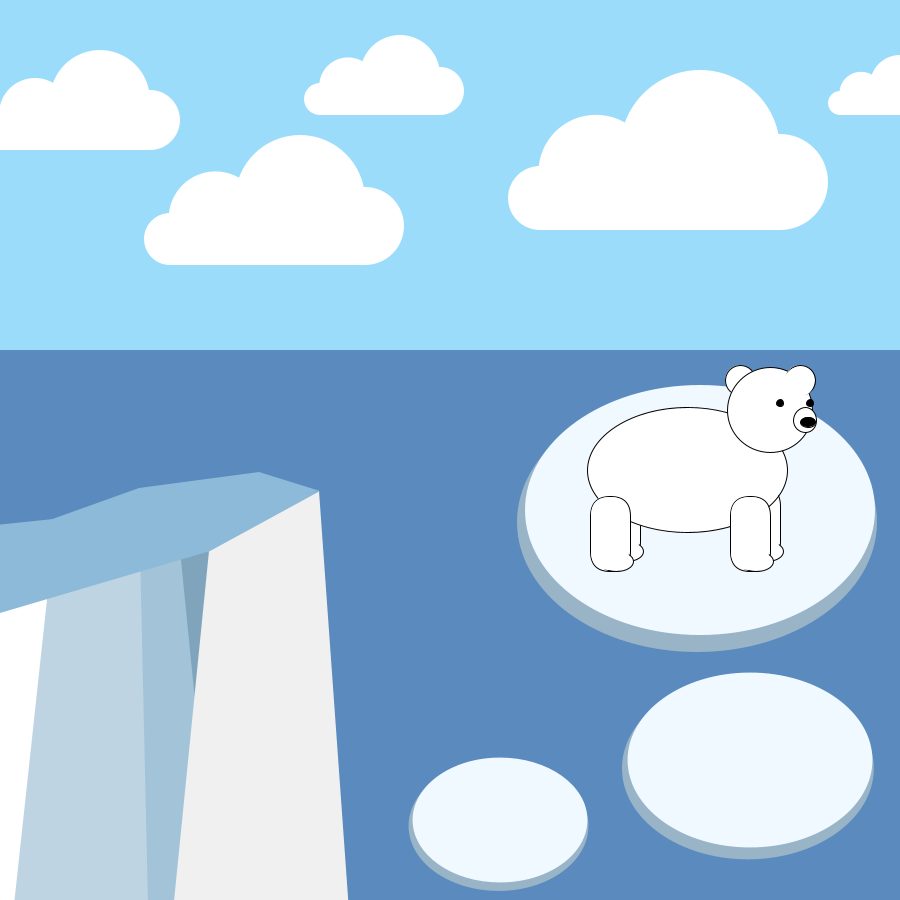
Frame 1 (no input)
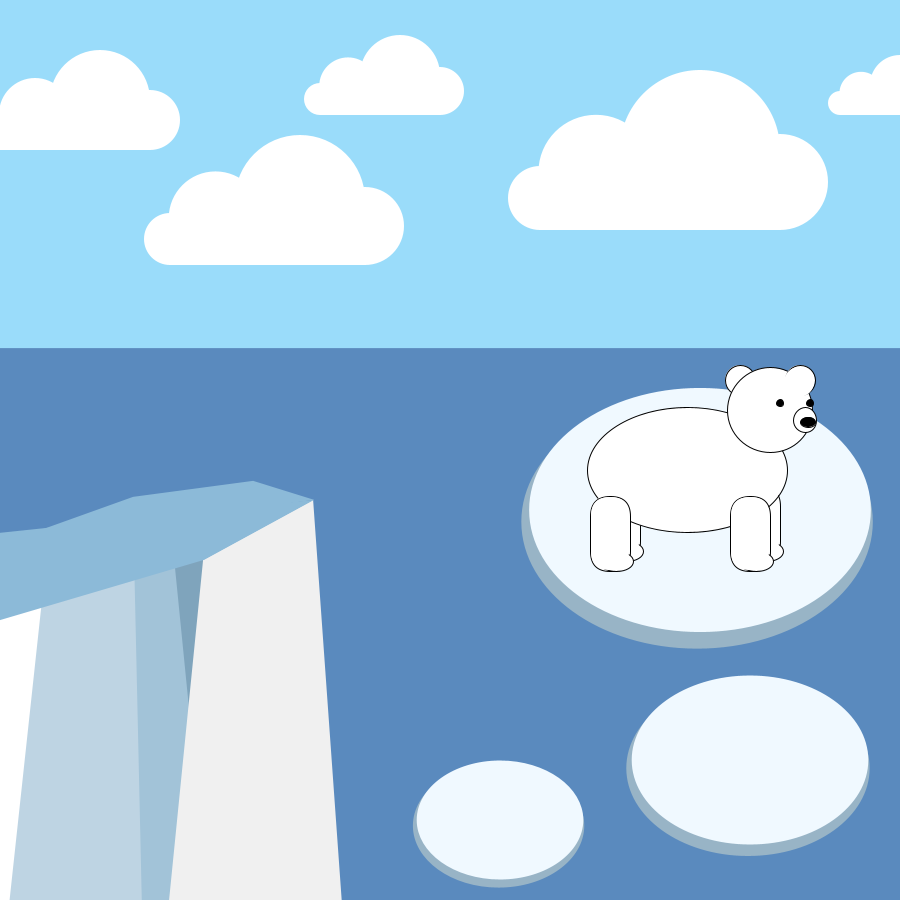
Frame 60 (the mouse pressed at the canvas centre just before this capture)
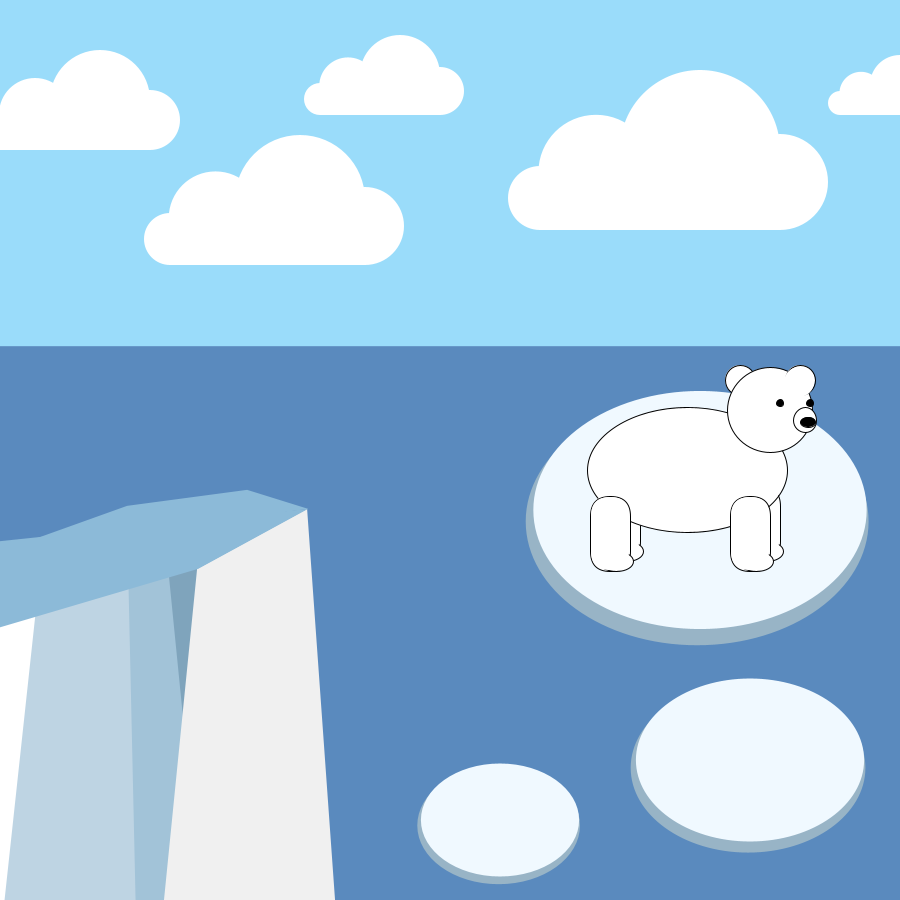
Frame 120 (the mouse held since frame 60 and released just before this capture)

The Processing sketch that drew these frames (run headless with seeded random() and noise(); from frame 60 on, the mouse is pressed at the canvas centre):

// Processing sketch: Hopes_or_Fears_Project
// ── Hopes_or_Fears_Project.pde
float x;
int y;
float bigice = 1;
float bigbear = 1;
float bigcloud = 1;
float bergx = 1;
float bergy = 1;
float waterlevel;
float icesize1 = 1;
float icedecrease = 0.0004;
float icesize2 = 0.7;
float icesize3 = 0.5;
float bearexistance = 1;

void setup() {
size(900, 900);
background(154, 220, 250);
fill(90, 138, 190);
rect(0, 350, 900, 550);
noStroke();
}

void draw() {
  background(154, 220, 250);
  fill(90, 138, 190);
  rect(0, 350-waterlevel, 900, 1200);
  ice(700, 510, icesize1);
  waterlevel = waterlevel + 0.032;
  icesize1 = icesize1 - icedecrease;
  if (icesize1 < 0.6){
    icedecrease = 0;
    bearexistance = 0;
    waterbear(472, 505);
  }
  icesize2 = icesize2 - 0.0004;
  if (icesize2 < 0.05){
    icesize2 = 0;
  }
  icesize3 = icesize3 - 0.0004;
  if (icesize3 < 0.05){
    icesize3 = 0;
  }
  bear(680, 470, bearexistance);
  ice(750, 760, icesize2);
  ice(500, 820, icesize3);
  cloud(100, 100, 1);
  cloud(300, 200, 1.3);
  cloud(400, 75, 0.8);
  cloud(700, 150, 1.6);
  cloud(900, 85, 0.6);
  iceberg(bergx, bergy);
  bergx = bergx + 0.1;
  bergy = bergy + 0.15;
}

void iceberg(float bergx, float bergy){
pushMatrix();
translate(140 - bergx, 650 + bergy);
//leftmost shadow
rect(-200, -100, 150, 500);
//light shadow
fill(190, 212, 227);
quad(10, -102, 15, 300, -130, 300, -90, -70);
//lighter shadow
fill(162, 195, 216);
quad(61, -101, 1, -101, 10, 300, 61, 300);
//dark shadow
fill(127, 164, 188);
triangle(71, -101, 41, -101, 71, 200);
//white bottom
fill(240);
quad(180, -160, 70, -100, 20, 400, 220, 400);  
//top
fill(140, 186, 216);
quad(181, -160, 71, -100, -200, -20, -200, -120); 
quad(181, -160, 120, -179, 0, -163, -120, -120);
noStroke();
popMatrix();
}

void ice (float x, float y, float bigice) {
  
  noStroke();
  pushMatrix();
  translate(x, y);
  scale(bigice);
//shadow
  fill(152, 180, 198);
  ellipse(-3, 12, 360, 260);
//ice
  fill(240, 249, 255);
  ellipse(0, 0, 350, 250);
  popMatrix();
}



void bear(float x, float y, float bigbear) {
pushMatrix();
translate(x, y);
scale(bigbear);
stroke(0);
fill(255);

//leg front behind
fill(255);
rect(60, 16, 40, 75, 90);
ellipse(86, 81, 35, 20);
noStroke();
rect(61, 17, 38, 73, 90);
stroke(0);
//leg behind behind
fill(255);
rect(-80, 16, 40, 75, 90);
ellipse(-54, 81, 35, 20);
noStroke();
rect(-79, 17, 38, 73, 90);
stroke(0);
//body
ellipse(7, 0, 200, 125);
//ear behind
ellipse(60, -90, 30, 30);
//head
ellipse(90, -60, 85, 85);
//ear in front
ellipse(120, -90, 30, 30);
noStroke();
ellipse(119, -88, 30, 30);
//nose
stroke(0);
fill(255);
ellipse(125, -50, 23, 25);
fill(0);
ellipse(128, -48, 15, 10);
//eyes
circle(130, -67, 7);
circle(100, -67, 7);
//leg front front
fill(255);
rect(50, 26, 40, 75, 90);
ellipse(76, 91, 35, 20);
noStroke();
rect(51, 27, 38, 73, 90);
stroke(0);
//leg behind front
fill(255);
rect(-90, 26, 40, 75, 90);
ellipse(-64, 91, 35, 20);
noStroke();
rect(-89, 27, 38, 73, 90);

popMatrix();
}

void waterbear(float x, int y) {
pushMatrix();
translate(x, y);
stroke(0);
fill(255);
//behind leg
pushMatrix();
translate(90, 30);
rotate(radians(270));
fill(255);
rect(0, 0, 40, 75, 90);
ellipse(26, 65, 35, 20);
noStroke();
rect(1, 1, 38, 73, 90);
stroke(0);
popMatrix();
//body
ellipse(70, 50, 125, 200);
//ear behind
ellipse(60, -90, 30, 30);
//head
ellipse(90, -60, 85, 85);
//ear in front
ellipse(120, -90, 30, 30);
noStroke();
ellipse(119, -88, 30, 30);
//nose
stroke(0);
fill(255);
ellipse(125, -50, 23, 25);
fill(0);
ellipse(128, -48, 15, 10);
//eyes
circle(130, -67, 7);
circle(100, -67, 7);
//front leg
pushMatrix();
translate(100, 40);
rotate(radians(270));
fill(255);
rect(0, 0, 40, 75, 90);
ellipse(26, 65, 35, 20);
noStroke();
rect(1, 1, 38, 73, 90);
stroke(0);
popMatrix();
//water
noStroke();
fill(90, 138, 190);
rect(-10, 80, 150, 100);

popMatrix();
}

void cloud(float x, float y, float bigcloud) {
pushMatrix();
translate(x, y);
scale(bigcloud);
fill(255);
ellipse(0, 0, 100, 100);
ellipse(50, 20, 60, 60);
ellipse(-65, 14, 72, 72);
ellipse(-100, 30, 40, 40);
rect(-100, 30, 150, 20);
popMatrix();
}
